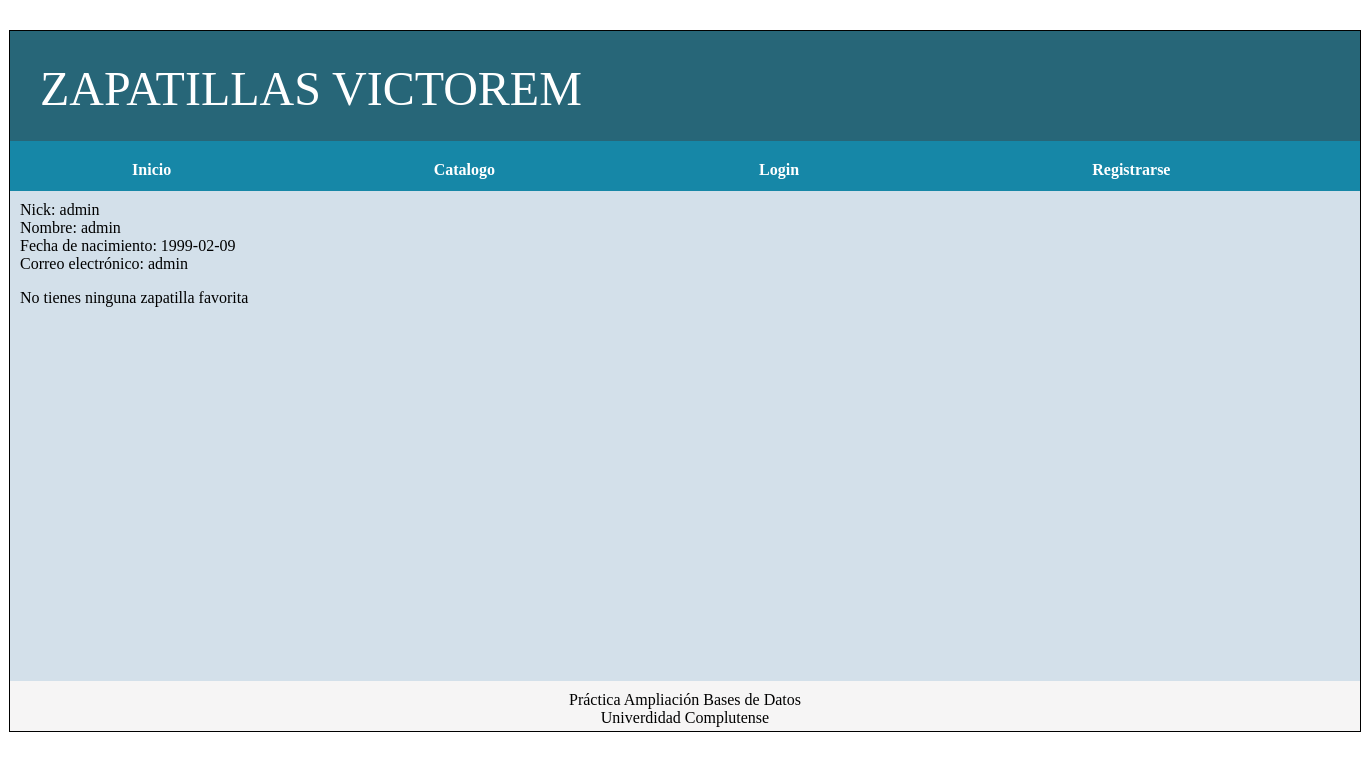
The app's page /vistaPerfil.php?variable=admin with its own data.
### tables this page shows
CREATE TABLE `usuarios` (
  `Id` varchar(100) NOT NULL,
  `Nombre` varchar(100) NOT NULL,
  `Contrasenia` varchar(300) NOT NULL,
  `FechaNacimiento` date NOT NULL,
  `Correo` varchar(100) NOT NULL,
  `Tipo` varchar(100) NOT NULL
);

### includes/DAO/DAO.php (called while the page is built, shortened)
<?php
class DAO {
		public $mysqli;
		public function __construct(){
			if (!$this->mysqli ){
				$this->mysqli = new mysqli('localhost','admin','adminpass','zapatillas');
			}
		}
		public function ejecutarConsulta($sql){
			if($sql != ""){
				$consulta = $this->mysqli->query($sql) or die ($this->mysqli->error. " en la línea ".(__LINE__-1));
				$tablaDatos = array();
				while ($fila = mysqli_fetch_assoc($consulta)){
					array_push($tablaDatos, $fila);
				}
				return $tablaDatos;
			}
			else {
				return 0;
			}
		}
}
?>

### includes/SA/SAUsuario.php (called while the page is built, shortened)
<?php
require_once __DIR__.'/../DAO/DAOUsuario.php';
class SAUsuario{
    public static function buscaUsuarioSA($idUsuario) {
        $daoUsuario = new DAOUsuario();
        return $daoUsuario->buscaUsuarioDAO($idUsuario);
    }
}
?>

### includes/DAO/DAOUsuario.php (called while the page is built, shortened)
<?php
include_once('DAO.php');
require_once __DIR__.'/../TO/TOUsuario.php';
class DAOUsuario extends DAO {
	public function buscaUsuarioDAO($idUsuario) {
		$usuario = new TOUsuario($idUsuario);
		$query = "SELECT * FROM usuarios  WHERE Id = '$idUsuario'";
		$rs = $this->ejecutarConsulta($query);
		if ($rs) {
			if (count($rs) == 1) {
				$usuario->setIdUsuario($rs[0]["Id"]);
				$usuario->setNombreUsuario($rs[0]["Nombre"]);
				$usuario->setContrasenaUsuario($rs[0]["Contrasenia"]);
				$usuario->setFechaUsuario($rs[0]["FechaNacimiento"]);
				$usuario->setCorreoUsuario($rs[0]["Correo"]);
				$usuario->setTipoUsuario($rs[0]["Tipo"]);
            return $usuario;
			}
		}
		return null;
	}
}
?>

### includes/TO/TOUsuario.php (called while the page is built, shortened)
<?php
class TOUsuario{
	private $id;
	private $nombre;
	private $fecha;
	private $correo;
	private $tipo;
	public function __construct($idUsuario){
		$this->id = $idUsuario;
	}
	public function setIdUsuario($idUsuario){
		$this->id = $idUsuario;
	}
	public function setNombreUsuario($nombreUsuario){
		$this->nombre = $nombreUsuario;
	}
	public function setFechaUsuario($fechaUsuario){
		$this->fecha = $fechaUsuario;
	}
	public function setCorreoUsuario ($correoUsuario){
		$this->correo = $correoUsuario;
	}
	public function setTipoUsuario($tipoUsuario){
		$this->tipo = $tipoUsuario;
	}
	public function getIdUsuario(){
		return $this->id;
	}
	public function getNombreUsuario(){
		return $this->nombre;
	}
	public function getFechaUsuario(){
		return $this->fecha;
	}
	public function getCorreoUsuario(){
		return $this->correo;
	}
	public function getTipoUsuario(){
		return $this->tipo;
	}
}
?>

### includes/SA/SAFavorito.php (called while the page is built, shortened)
<?php
require_once __DIR__.'/../DAO/DAOFavorito.php';
class SAFavorito {
	public static function listarFavoritosSA(){
	$daoFavorito = new DAOFavorito();
	$result = $daoFavorito->listarFavoritosDAO($_SESSION["id"]);
	$eventos = array();
	return $eventos;
	}
}
?>

### includes/DAO/DAOFavorito.php (called while the page is built, shortened)
<?php
include_once('DAO.php');
class DAOFavorito extends DAO {
	public function listarFavoritosDAO($id){
		$query = "SELECT * FROM favoritos WHERE IdUsuario = '$id'";
		$array = array();
		$rs = $this->ejecutarConsulta($query);
		if (count($rs) != 0) {
			for($i = 0; $i < count($rs); $i++ ){
                array_push( $array, $rs[$i]['IdZapatilla']);
            }
			return $array;
		}
		else{
			return null;
		}
	}
}
?>

### vistaPerfil.php (the view, shortened to what this page needs)
<?php
	require_once __DIR__.'/includes/SA/SAUsuario.php';
	require_once __DIR__.'/includes/TO/TOUsuario.php';
	require_once __DIR__.'/includes/SA/SAFavorito.php';
?>
<html>
<head>
	<link rel="stylesheet" type="text/css" href="css/estilo-basico.css" />
</head>
<body>
	<div id="contenedor">
		<?php
			require("includes/comun/cabecera.php");
			require("includes/comun/menu.php");
		?>
		<div id="contenidos">
			<?php
				if (isset($_GET['variable'])){
					$perfilUsuario = SAUsuario::buscaUsuarioSA($_GET['variable']);
				}
				echo "Nick: ". $perfilUsuario->getIdUsuario() . "</br>";
				echo "Nombre: " . $perfilUsuario->getNombreUsuario() ."</br>";
				echo "Fecha de nacimiento: " . $perfilUsuario->getFechaUsuario() . "</br>";
				echo "Correo electrónico: " . $perfilUsuario->getCorreoUsuario() . "</br>";
				$listaFavoritos = SAFavorito::listarFavoritosSA();
				$numero = sizeof($listaFavoritos);
				if($listaFavoritos == null || $numero == 0){
					echo "<p>No tienes ninguna zapatilla favorita</p>";
				}
			?>
		</div>
		<?php
			include("includes/comun/pie.php");
		?>
	</div>
</body>
</html>

### css/estilo-basico.css (style rules this page uses)
body { background-color: #FFFFFF; }
div#contenedor { width: 1350px; height: 700px; margin: auto; border: 1px solid black; background-color: #aaaaaa; margin-top: 30px; }
div#contenidos { overflow-y: scroll; padding: 10px; float: center; height: 470px; width: 1330px; background-color: #d3e0ea; }

### records on screen
usuarios: Id "admin", Nombre "admin", FechaNacimiento "1999-02-09", Correo "admin"
